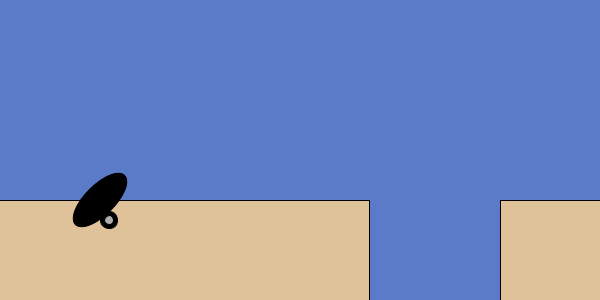
Frame 1 (no input)
Frame 60 (the mouse pressed at the canvas centre just before this capture): identical to frame 1, image omitted
Frame 120 (the mouse held since frame 60 and released just before this capture): identical to frame 1, image omitted

The Processing sketch that drew this single still picture (run headless with seeded random() and noise(); from frame 60 on, the mouse is pressed at the canvas centre):

// Processing sketch: Gravity_Cannon
// ── Gravity_Cannon.pde
float accelx = 7; //what acceleration x starts with
float accely = 3;  //what acceleration y starts with

float speedx = 10;  //speed that x starts with
float speedy = -15; //speed that y starts with

float tex = 100;  //position x
float tey = 200; //position y

int d = 0;


  float [] bally = new float [10];{
  for(int i =0; i<bally.length;i++){
    bally[i] = -10;
  }
  }
 float [] ball = new float [10];{
  for(int i =0; i<ball.length;i++){
    ball[i] = -10;
  }
 }
 
  float [] spdx = new float [10];{
  for(int i =0; i<spdx.length;i++){
    spdx[i] = 0;
  }
 }
 float [] spdy = new float [10];{
  for(int i =0; i<spdy.length;i++){
    spdy[i] = 0;
  }
 }



void setup() {
  size (600, 300);
}

void draw() {
  background (#5B7BC9); //in draw so circles do not repeat
  fill(#E0C29A);
  rect(-1,200,370,100); //ground repeats
  rect(500,200,140,100); //2nd ground
  drawEllipse(); //brings in void drawEllipse()
  fill(0);
  ellipse (109,220,17,17); //wheel
  fill(#ADACAB);
  ellipse (109,220,9,9); // wheel decor
  fill(0);

  ellipse (tex,tey,15,15);
    
  
  
  for ( int i = 0; i<10; i++){
    ellipse (ball[i],bally[i],15,15);
     ball[i] = (spdx[i] + ball[i]);
     bally[i] = (spdy[i] + bally[i]);
     spdx[i] = spdx[i] * 1.001;
     spdy[i]++;
  }
  
  
  }

void mouseClicked(){

  
  ball[d]=100;
  bally[d] = 200;
  
  spdx[d] = 10;
  spdy[d] = -15;
  
  d++;
  
  if (d>=10)
  d=0;
  
}
  
  
  

























// NO TOUCHING
void drawEllipse() {
  fill(0);
  pushMatrix();
  translate(100, 200);
  rotate(-PI/4.0);
  ellipse(0, 0, 70, 30);
  popMatrix();
}
